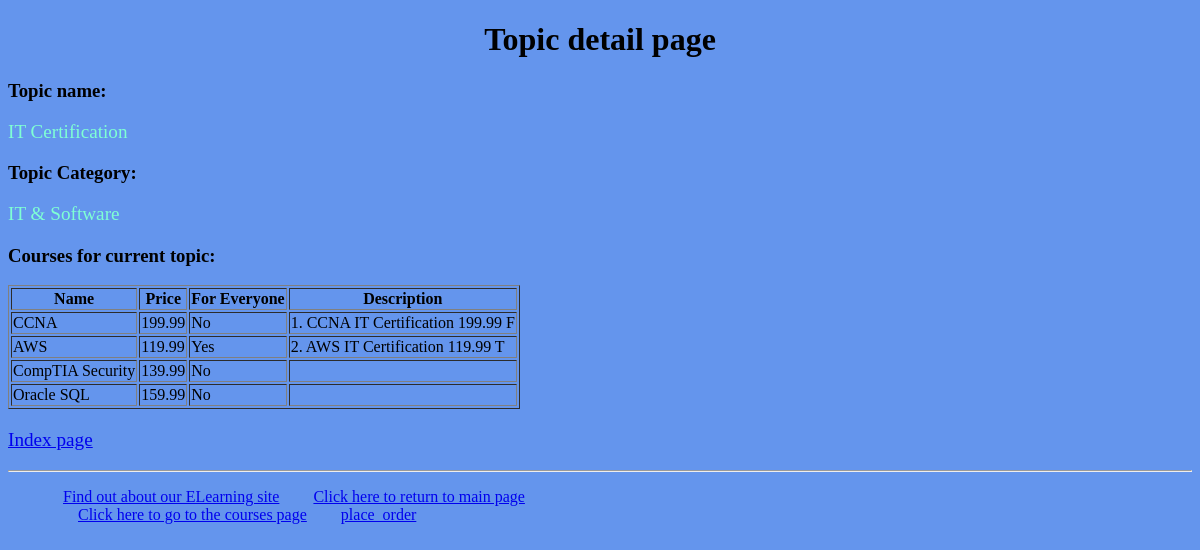
/myapp/3/, run on the app's committed database.
### myapp/models.py (models this page shows, shortened)
class Topic(models.Model):
    name = models.CharField(max_length=200)
    category = models.CharField(max_length=200, default='')

class Course(models.Model):
    topic = models.ForeignKey(Topic, related_name='courses', on_delete=models.CASCADE)
    name = models.CharField(max_length=200)
    price = models.DecimalField(max_digits=10, decimal_places=2)
    for_everyone = models.BooleanField(default=True)
    description = models.TextField(max_length=300, null=True, blank=True)
    interested = models.PositiveIntegerField(default=0)
    stages = models.PositiveIntegerField(default=3)

### myapp/views.py (the view)
# urls.py: path(r'<top_no>/', views.detail, name='detail'),
def detail(request, top_no):
    topic = Topic.objects.all().filter(id=top_no)
    cours = Course.objects.all().filter(topic_id=top_no)
    data = {
        'topic': topic,
        'cour': cours,
    }
    return render(request, 'myapp/detail.html', data)

### myapp/templates/myapp/detail.html
{% extends 'myapp/base.html' %}
{% block myhdg %}Topic detail page{% endblock %}
{% block body_block %}
{% for top in topic %}
    <h3> Topic name: </h3>
        <p> {{ top.name }}
    <h3> Topic Category: </h3>
        <p> {{ top.category }}
{% endfor %}
<h3> Courses for current topic: </h3>
<table border="1">
    <tr>
        <th>Name</th>
        <th>Price</th>
        <th>For Everyone</th>
        <th>Description</th>
    </tr>
    {% for course in cour %}
        <tr>
            <td> {{ course.name }} </td>
            <td> {{ course.price }} </td>
            {% if course.for_everyone %}
                <td> Yes </td>
            {% else %}
                <td> No </td>
            {% endif %}
            <td> {{ course.description }} </td>
        </tr>
    {% endfor %}
</table>
<p><a href="{% url 'myapp:index' %}">Index page</a></p>
{% endblock %}

### myapp/static/myapp/style.css (style rules this page uses)
body { background-color: cornflowerblue; }
p { color: aquamarine; font-size: larger; font-style: initial; }

### data on the page
Topic: name "IT Certification", category "IT & Software"
Course: name "CCNA", price "199.99", for_everyone "No", description "1. CCNA IT Certification 199.99 F"
Course: name "AWS", price "119.99", for_everyone "Yes", description "2. AWS IT Certification 119.99 T"
Course: name "CompTIA Security", price "139.99", for_everyone "No"
Course: name "Oracle SQL", price "159.99", for_everyone "No"
